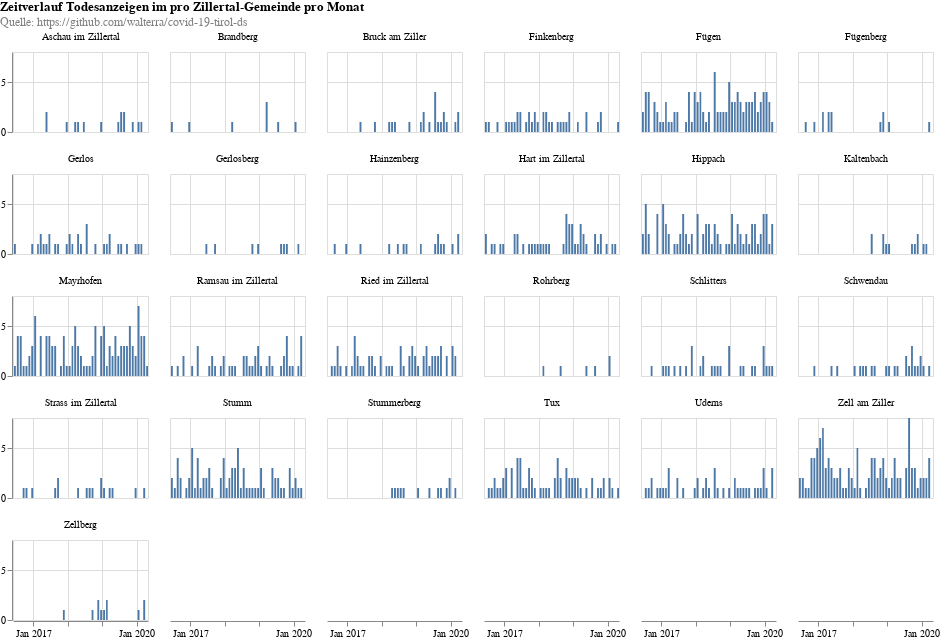

Notebook cell for this chart:
### Code cell
alt.renderers.enable('html')
alt.data_transformers.disable_max_rows()

def municipalyChartZillertal():
    df_sm = df_zillertal

    df_sm = df_sm.groupby(['date','district','municipaly']).size().reset_index(name='count')

    bars = alt.Chart().mark_bar().encode(
        x=alt.X('yearmonth(date):T', title=None),
        y=alt.Y('sum(count):Q', title=None),
        tooltip=['yearmonth(date):T', 'sum(count):Q']
    ).properties(
        width=135,
        height=80,
    )
    
    line = alt.Chart().mark_rule(color='lightblue').encode(
        y='avg:Q',
        size=alt.SizeValue(1.5),
        tooltip=['avg:Q']
    ).transform_timeunit(
        yearmonth='yearmonth(date)'
    ).transform_aggregate(
        sum_deaths='sum(count)',
        sum_buckets='distinct(yearmonth)'
    ).transform_calculate(
        avg='datum.sum_deaths / datum.sum_buckets'
    )
    
    return alt.layer(bars, data=df_sm).facet(
        facet=alt.Facet('municipaly:N', title=None),
        columns=6,
        padding=0,
        title={
          "text": ["Zeitverlauf Todesanzeigen im pro Zillertal-Gemeinde pro Monat"], 
          "subtitle": [
#               "Durchschnitt pro Monat in Hellblau",
              "Quelle: https://github.com/walterra/covid-19-tirol-ds"
          ],
          "color": "black",
          "subtitleColor": "gray"
        },
    )

municipalyChartZillertal()

### Figure 1 — Vega-Lite specification as saved in the notebook (floating-point values rounded to 4 significant figures; data arrays with more than 128 entries replaced by an {"elided": "..."} marker saying what was removed)
{"config": {"view": {"continuousWidth": 400, "continuousHeight": 300}}, "data": {"name": "data-e08ed353af61950b69bcd375ca36f520"}, "facet": {"type": "nominal", "field": "municipaly", "title": null}, "spec": {"layer": [{"mark": "bar", "encoding": {"tooltip": [{"type": "temporal", "field": "date", "timeUnit": "yearmonth"}, {"type": "quantitative", "aggregate": "sum", "field": "count"}], "x": {"type": "temporal", "field": "date", "timeUnit": "yearmonth", "title": null}, "y": {"type": "quantitative", "aggregate": "sum", "field": "count", "title": null}}, "height": 80, "width": 135}]}, "columns": 6, "padding": 0, "title": {"text": ["Zeitverlauf Todesanzeigen im pro Zillertal-Gemeinde pro Monat"], "subtitle": ["Quelle: https://github.com/walterra/covid-19-tirol-ds"], "color": "black", "subtitleColor": "gray"}, "$schema": "https://vega.github.io/schema/vega-lite/v4.8.1.json", "datasets": {"data-e08ed353af61950b69bcd375ca36f520": {"elided": "1021 records"}}}
